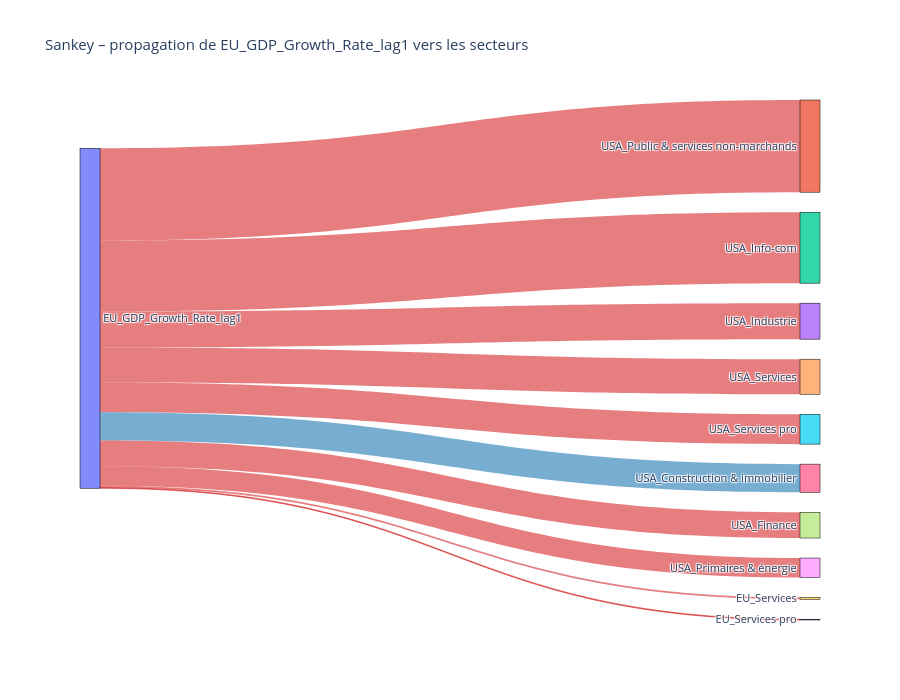

Here is the notebook cell this chart was saved with:
### Code cell
sankey_macro_to_sectors(B, macro="EU_GDP_Growth_Rate_lag1", top_n=10)

### Figure 1 — Plotly figure (JSON) as saved in the notebook; plotly's stock layout.template omitted (floating-point values rounded to 4 significant figures)
{"data": [{"link": {"color": ["rgba(214,39,40,0.6)", "rgba(214,39,40,0.6)", "rgba(214,39,40,0.6)", "rgba(214,39,40,0.6)", "rgba(214,39,40,0.6)", "rgba(31,119,180,0.6)", "rgba(214,39,40,0.6)", "rgba(214,39,40,0.6)", "rgba(214,39,40,0.6)", "rgba(214,39,40,0.6)"], "customdata": [-1.121, -0.8626, -0.4376, -0.4262, -0.3632, 0.3432, -0.312, -0.2353, -0.0228, -0.0088], "hovertemplate": "Source: %{source.label}<br>Cible: %{target.label}<br>Effet: %{customdata}<extra></extra>", "source": [0, 0, 0, 0, 0, 0, 0, 0, 0, 0], "target": [1, 2, 3, 4, 5, 6, 7, 8, 9, 10], "value": [1.121, 0.8626, 0.4376, 0.4262, 0.3632, 0.3432, 0.312, 0.2353, 0.02281, 0.008834]}, "node": {"label": ["EU_GDP_Growth_Rate_lag1", "USA_Public & services non-marchands", "USA_Info-com", "USA_Industrie", "USA_Services", "USA_Services pro", "USA_Construction & immobilier", "USA_Finance", "USA_Primaires & énergie", "EU_Services", "EU_Services pro"], "line": {"color": "black", "width": 0.5}, "pad": 20, "thickness": 20}, "type": "sankey"}], "layout": {"font": {"size": 11}, "height": 700, "title": {"text": "Sankey – propagation de EU_GDP_Growth_Rate_lag1 vers les secteurs"}}}
